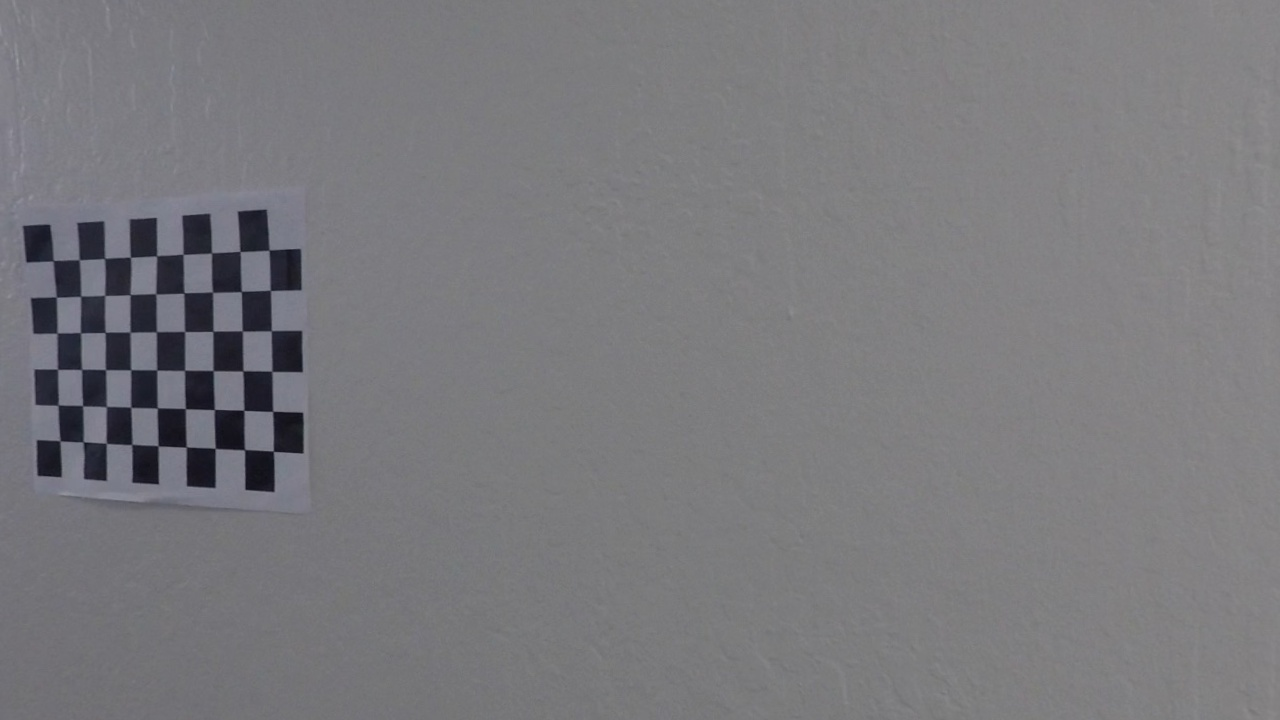
#> input picture undist_camera/calibration11.jpg, 1280 x 720 px, given as the content of the folder camera_cal, which was not available
$ python perspect_transform.py
#> lines starting #> are read from the running program, lines starting #| are printed output that depends on the picture; after the words box and inside, x2 and y2 are one past the last pixel; in counts of white or black regions, pixels touching at a corner belong together; pictures that were not available may be replaced by others from this repository, and a replacement may not be noted
### camera_cal.py
import numpy as np
import cv2
import glob

# prepare object points, like (0,0,0), (1,0,0), (2,0,0) ....,(6,5,0)
objp = np.zeros((6*9,3), np.float32)
objp[:,:2] = np.mgrid[0:9,0:6].T.reshape(-1,2)

# Arrays to store object points and image points from all the images.
objpoints = [] # 3d points in real world space
imgpoints = [] # 2d points in image plane.

# Make a list of calibration images
images = glob.glob('camera_cal/calibration*.jpg')

# Step through the list and search for chessboard corners
for fname in images:
    img = cv2.imread(fname)
#> img is the input picture: shape (720, 1280, 3); mean B, G, R 124.7, 121.1, 121.6
    gray = cv2.cvtColor(img,cv2.COLOR_BGR2GRAY)

    # Find the chessboard corners
    ret, corners = cv2.findChessboardCorners(gray, (9,6),None)
#> ret = True; corners = 54 rows, first 8: [53.39, 260.6], [79.19, 259.6], [104.5, 258.5], [130.4, 257.4], [156.5, 255.9], [183.1, 254.3], [211.4, 252.9], [240.1, 251.4]

    # If found, add object points, image points
    if ret == True:
        objpoints.append(objp)
        imgpoints.append(corners)

        # Draw and display the corners
        # img = cv2.drawChessboardCorners(img, (9,6), corners, ret)
        # cv2.imshow('img',img)
        # cv2.waitKey(500)

ret, mtx, dist, rvecs, tvecs = cv2.calibrateCamera(objpoints, imgpoints, (img.shape[1], img.shape[0]),None,None)
#> ret = 0.667; mtx = [[1440.3, 0, 732.4], [0, 1357.4, 260.2], [0, 0, 1]]; dist = [[-0.444, 3.1, -0.0223, 0.0168, -6.3]]; rvecs = ([-0.0561, 0.507, -0.0371],); tvecs = ([-17.85, 0.224, 36.45],)

def cal_undistort(img):
    '''
    The calibration matrix is prepared globally. This wrapper function can be used when imported by other module.
    '''
    return cv2.undistort(img, mtx, dist, None, mtx)

# [9 lines that do not run on import are left out]

### perspect_transform.py
import argparse
import cv2
import numpy as np
import camera_cal as cc

def warper(img):
	img_size = img.shape
	#print(img_size)

	src = np.float32(
		[[img_size[1] / 2 - 63, img_size[0] / 2 + 100],
		[img_size[1] / 2 + 63, img_size[0] / 2 + 100],
		[img_size[1] / 2 + 485, img_size[0]],
		[img_size[1] / 2 - 450, img_size[0]]])

	#print(src)

	dst = np.float32(
    	[[(img_size[1] / 4), 0],
    	[(img_size[1] * 3 / 4), 0],
    	[(img_size[1] * 3 / 4), img_size[0]],
    	[(img_size[1] / 4), img_size[0]]])

	#print(dst)

	M = cv2.getPerspectiveTransform(src, dst)

	Minv = cv2.getPerspectiveTransform(dst, src)

	undist = cc.cal_undistort(img)
#> in cal_undistort, `return cv2.undistort(img, mtx, dist, None, mtx)`:
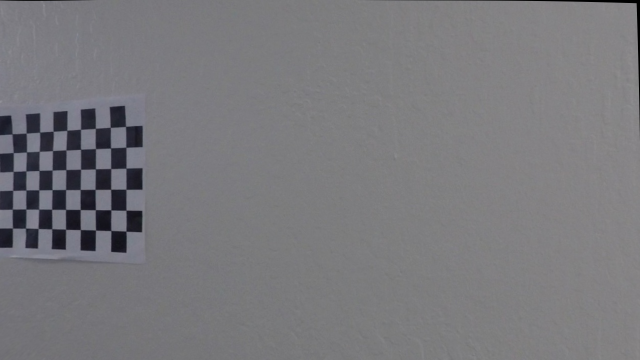
#> returned value: shape (720, 1280, 3) (shown at 1/2 size); mean of channels 0, 1, 2 124.2, 120.6, 121.1; drawn as B, G, R

	warped = cv2.warpPerspective(undist,M, (undist.shape[1],undist.shape[0]),flags=cv2.INTER_LINEAR)
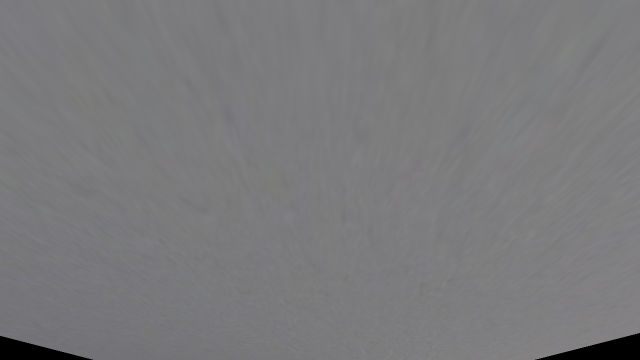
#> warped: shape (720, 1280, 3) (shown at 1/2 size); mean B, G, R 123.6, 121.9, 122

	pts = np.array(src, np.int32)
	pts = pts.reshape((-1,1,2))
	cv2.polylines(undist,[pts],True,(0,0,255),3)
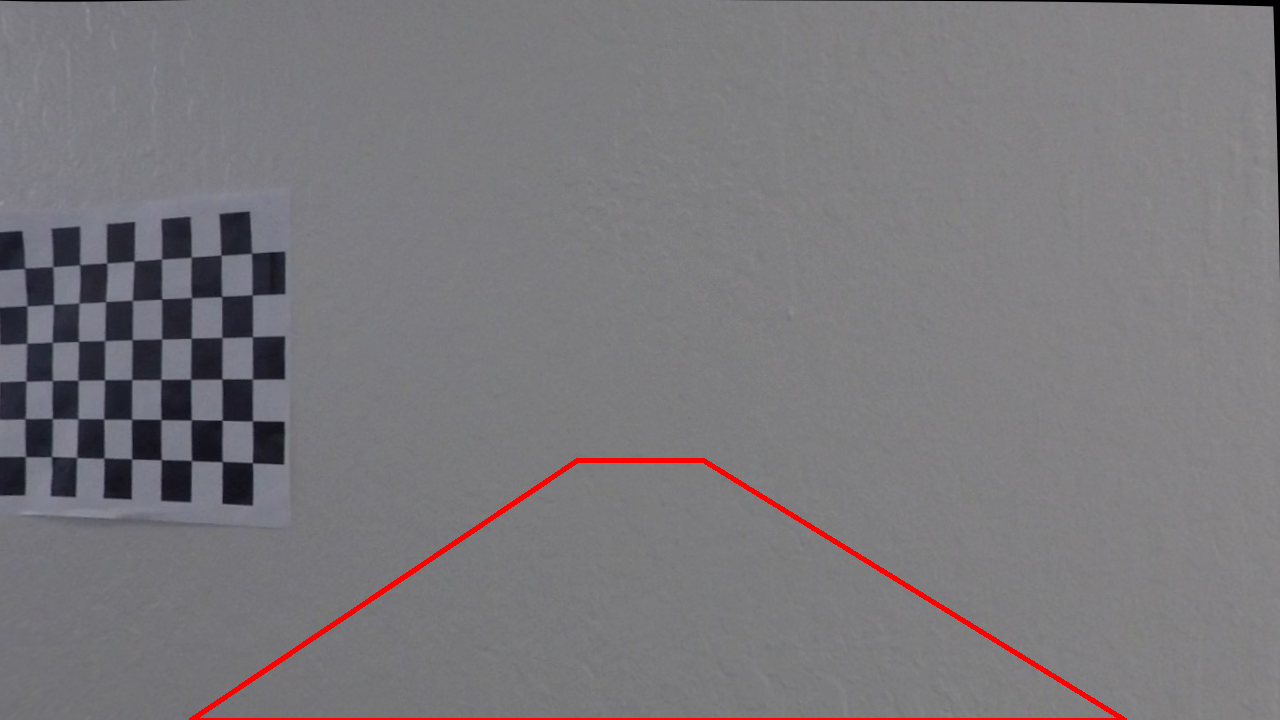
#> undist: shape (720, 1280, 3); 0.8% of pixels changed, all inside (x1, y1, x2, y2) = (189, 458, 1127, 720)

	pts = np.array(dst, np.int32)
	pts = pts.reshape((-1,1,2))
	cv2.polylines(warped,[pts],True,(0,0,255),3)
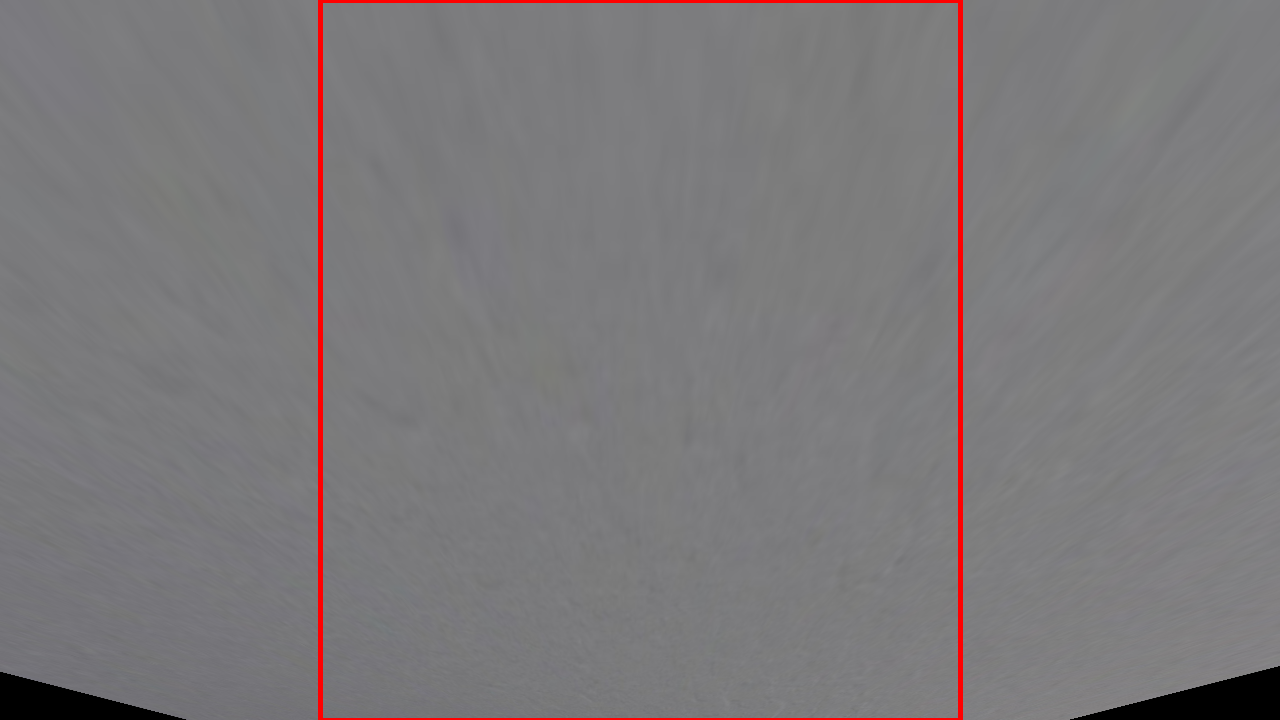
#> warped: shape (720, 1280, 3); 1.13% of pixels changed, all inside (x1, y1, x2, y2) = (318, 0, 963, 720)

	return undist,warped,Minv

if __name__ == '__main__':
    parser = argparse.ArgumentParser(description='Perspective transform output.')
    parser.add_argument('prefix', nargs='?', type=str, default='', help='File path to the image.')

    args = parser.parse_args()

    print('File: ' + args.prefix)
    img = cv2.imread(args.prefix)

#> (the run stopped early here; a loop or call above may not have finished)

$ run again, on undist_camera/calibration12.jpg
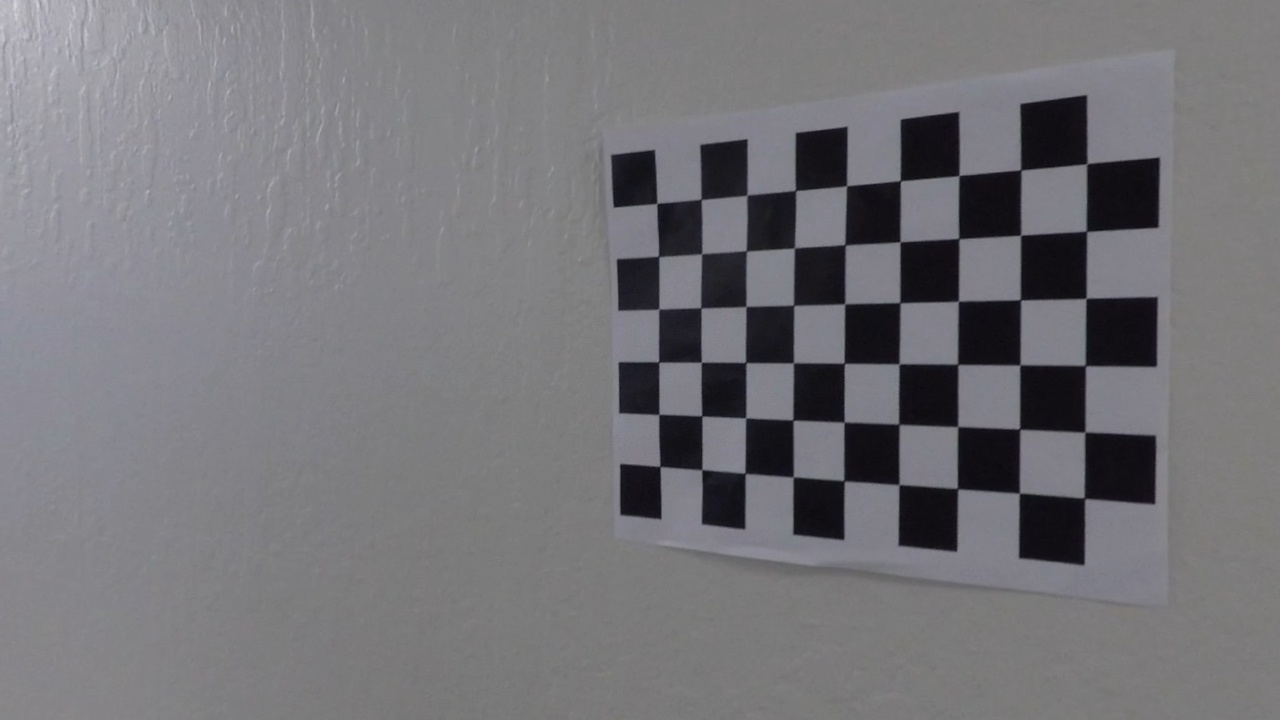
#> input picture undist_camera/calibration12.jpg, 1280 x 720 px, given as the content of the folder camera_cal, which was not available
#> img is the input picture: shape (720, 1280, 3); mean B, G, R 120.3, 116.3, 117.1
#> `ret, corners = cv2.findChessboardCorners(gray, (9,6),None)`: ret = True; corners = 54 rows, first 8: [656.8, 203.3], [701.2, 199.1], [747.1, 195.2], [795.4, 190.4], [846.6, 185.7], [900.5, 180.6], [959.1, 175.5], [1020.7, 169.8]
#> `ret, mtx, dist, rvecs, tvecs = cv2.calibrateCamera(objpoints, imgpoint..`: ret = 1.44; mtx = [[622.7, 0, 461.3], [0, 822.1, 391.3], [0, 0, 1]]; dist = [[-0.071, 0.139, 0.00896, 0.00341, -0.0695]]; rvecs = ([0.0378, 0.403, 0.00142],); tvecs = ([4.9, -3.57, 15.37],)
#> in warper, `cv2.polylines(undist,[pts],True,(0,0,255),3)`:
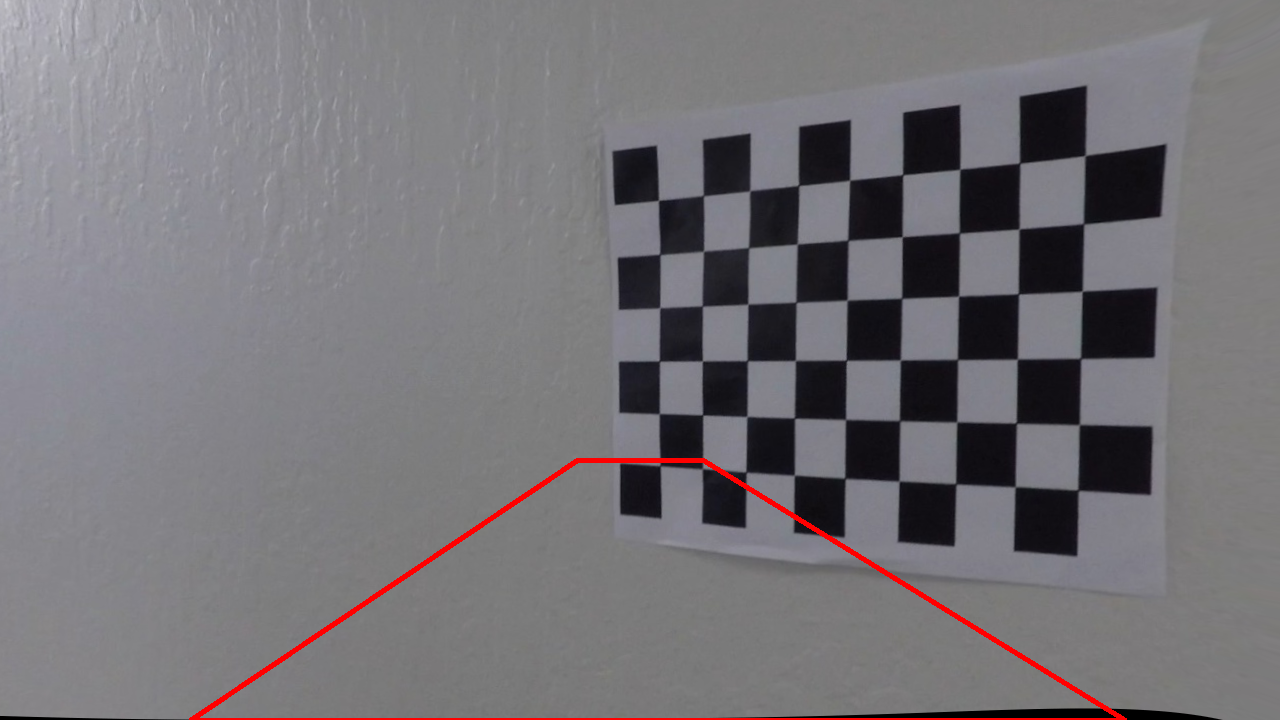
#> undist: shape (720, 1280, 3); mean B, G, R 118.9, 114.8, 117.7
#> in warper, `cv2.polylines(warped,[pts],True,(0,0,255),3)`:
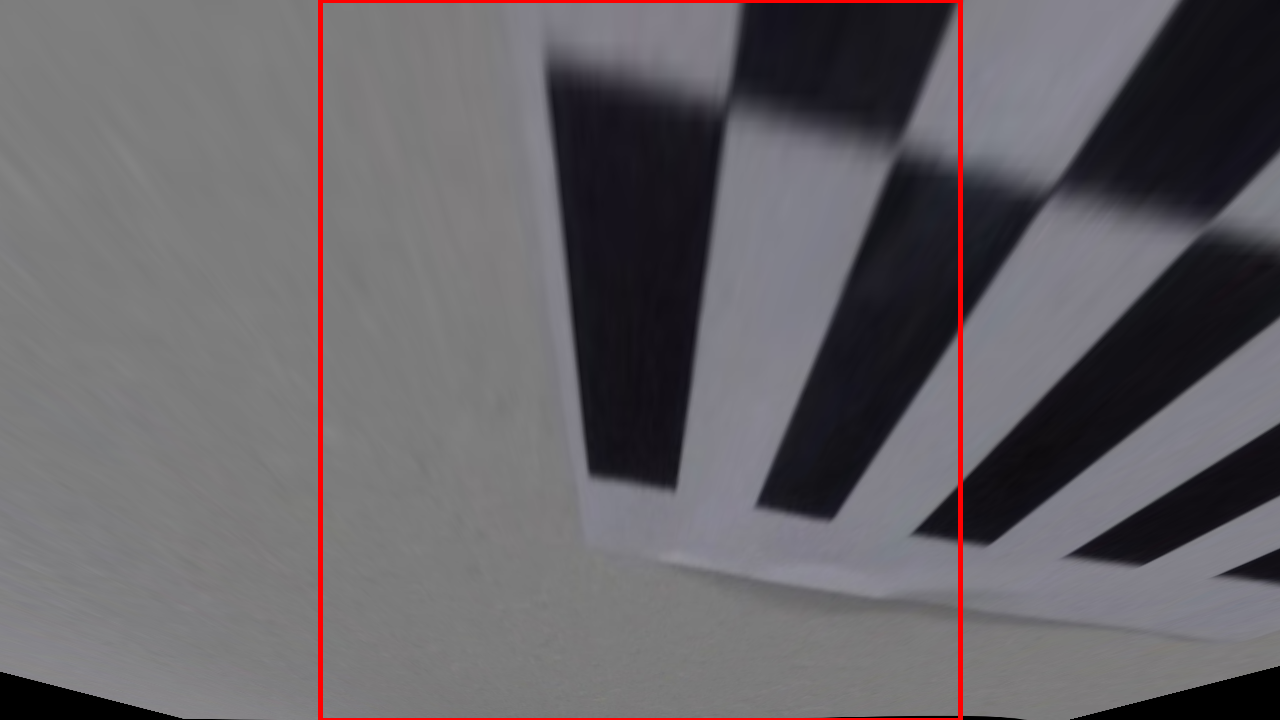
#> warped: shape (720, 1280, 3); mean B, G, R 102.7, 98.7, 102.3

$ run again, on undist_camera/calibration13.jpg
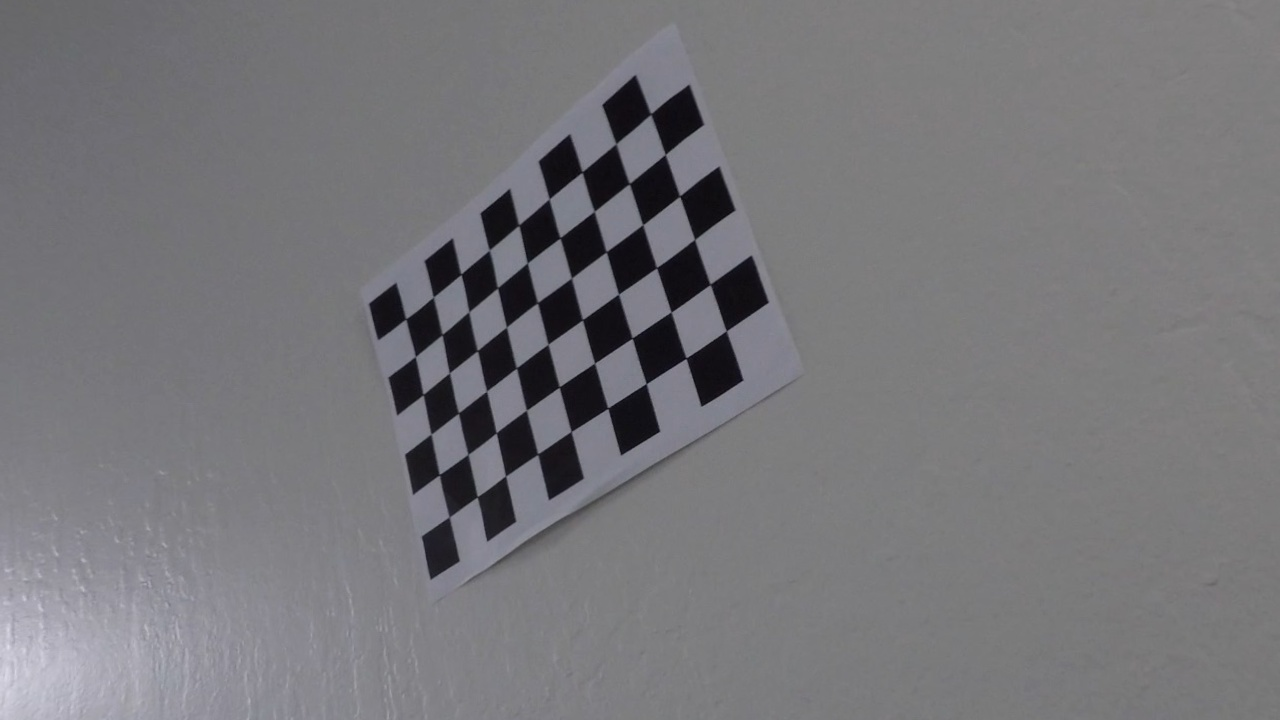
#> input picture undist_camera/calibration13.jpg, 1280 x 720 px, given as the content of the folder camera_cal, which was not available
#> img is the input picture: shape (720, 1280, 3); mean B, G, R 121.6, 118.1, 118.7
#> `ret, corners = cv2.findChessboardCorners(gray, (9,6),None)`: ret = True; corners = 54 rows, first 8: [405.8, 318.9], [433.6, 296.7], [461.2, 274.1], [489.5, 250], [518.8, 225.5], [549.4, 198.8], [582.2, 172.1], [616.2, 143.7]
#> `ret, mtx, dist, rvecs, tvecs = cv2.calibrateCamera(objpoints, imgpoint..`: ret = 0.701; mtx = [[1025.2, 0, 658.5], [0, 1104.7, 502.4], [0, 0, 1]]; dist = [[-1.1, 7.56, -0.0147, 0.00408, -19.24]]; rvecs = ([-0.224, 0.582, -0.382],); tvecs = ([-6.29, -4.22, 24.39],)
#> in warper, `cv2.polylines(undist,[pts],True,(0,0,255),3)`:
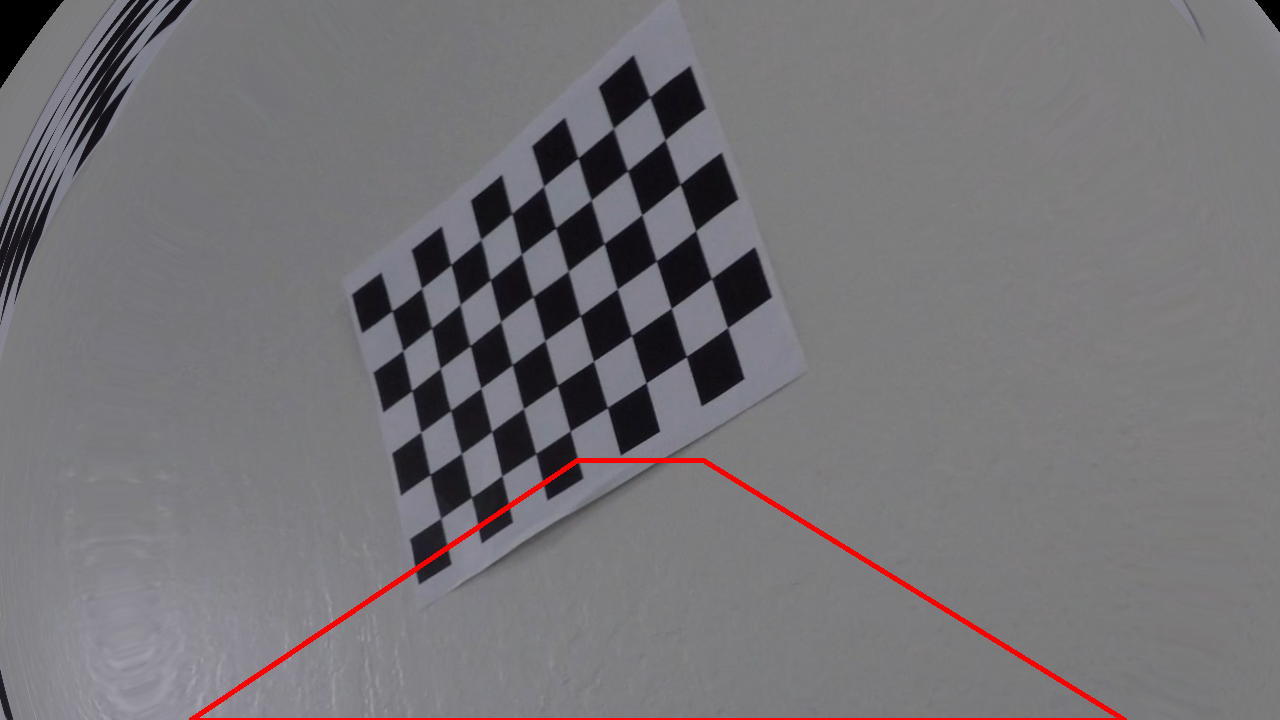
#> undist: shape (720, 1280, 3); mean B, G, R 118.4, 115, 117.6
#> in warper, `cv2.polylines(warped,[pts],True,(0,0,255),3)`:
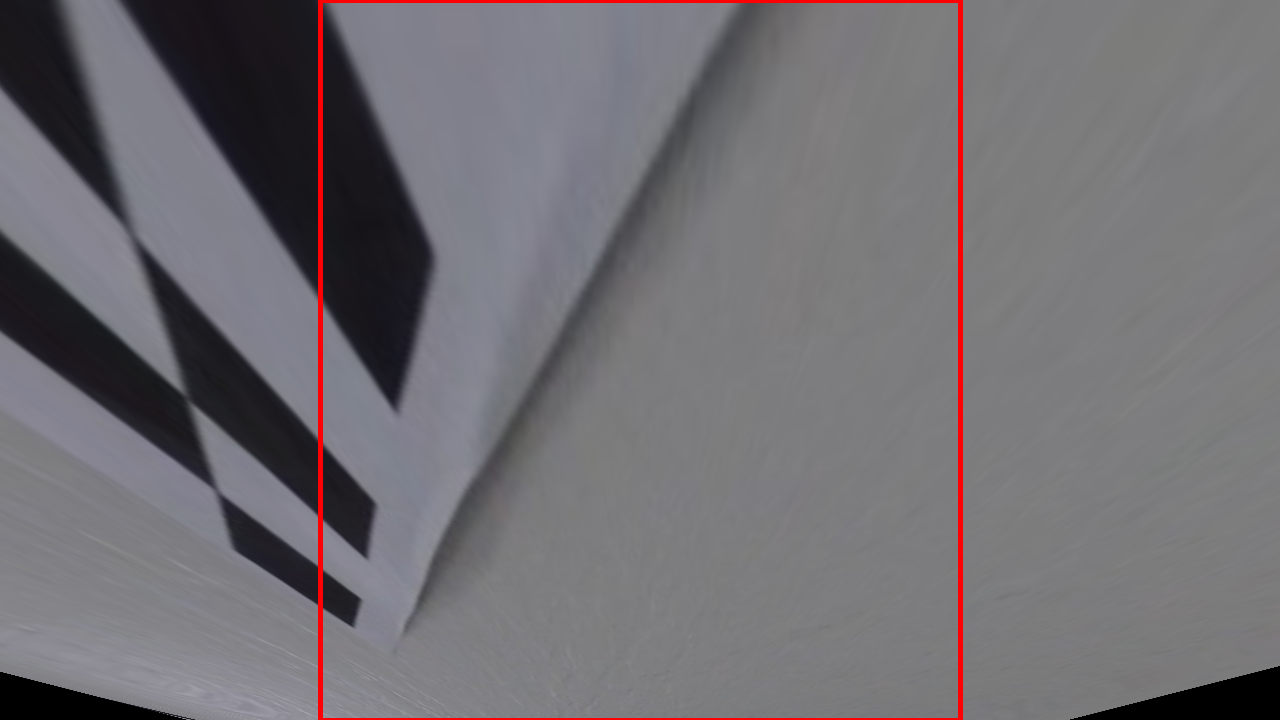
#> warped: shape (720, 1280, 3); mean B, G, R 114.7, 110.3, 113.5
